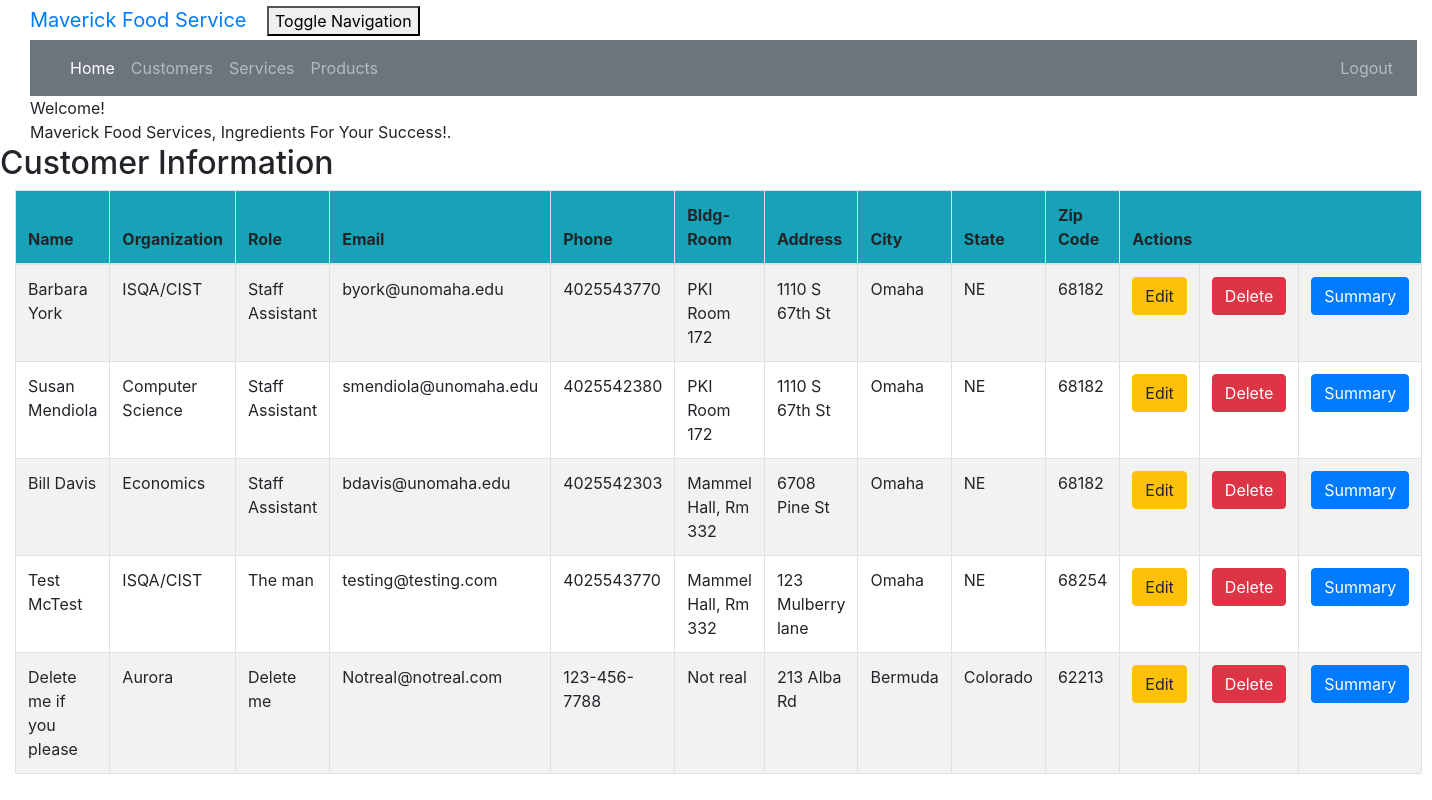
/customer_list (signed in), run on the app's committed database.
### crm/models.py (models this page shows, shortened)
class Customer(models.Model):
        cust_name = models.CharField(max_length=50)
        email = models.EmailField(max_length=100)
        phone = models.CharField(max_length=20)
        bldgroom = models.CharField(max_length=100)
        address = models.CharField(max_length=200)
        city = models.CharField(max_length=50)
        state = models.CharField(max_length=50)
        zipcode = models.CharField(max_length=10)
        organization = models.CharField(max_length=100)
        role = models.CharField(max_length=100)

### crm/views.py (the view)
# urls.py: path('customer_list', views.customer_list, name='customer_list'),
@login_required
def customer_list(request):
    customer = Customer.objects.filter()
    return render(request, 'crm/customer_list.html',
                  {'customers': customer})

### crm/templates/crm/customer_list.html (shortened to what this page needs)
<!DOCTYPE html>
<html lang="en">
{% extends 'crm/base.html' %}
{% block content %}
    <html>
    <head>
    </head>
    <body class="bodylist">
    <div class="container">
        <div class="panel panel-primary">
            <div class="panel-heading">Welcome!</div>
            <div class="panel-body">
                Maverick Food Services, Ingredients For Your Success!.
            </div>
        </div>
    </div>
    <div class="row">
        <h2>Customer Information</h2>
    </div>
    <div>
        <table class="table table-striped table-bordered table-hover w-auto">
            <thead>
            <tr class="bg-info">
                <th>Name</th>
                <th>Organization</th>
                <th>Role</th>
                <th>Email</th>
                <th>Phone</th>
                <th>Bldg-Room</th>
                <th>Address</th>
                <th>City</th>
                <th>State</th>
                <th>Zip Code</th>
                <th colspan="3">Actions</th>
            </tr>
            </thead>
            <tbody>
            {% for customer in customers %}
                <tr>
                    <td>{{ customer.cust_name }}</td>
                    <td>{{ customer.organization }}</td>
                    <td>{{ customer.role }}</td>
                    <td>{{ customer.email }}</td>
                    <td>{{ customer.phone }}</td>
                    <td>{{ customer.bldgroom }}</td>
                    <td>{{ customer.address }}</td>
                    <td>{{ customer.city }}</td>
                    <td>{{ customer.state }}</td>
                    <td>{{ customer.zipcode }}</td>
                    <td><a href="{% url 'crm:customer_edit' pk=customer.pk %}"
                           class="btn btn-warning">Edit</a></td>
                    <td><a href="{% url 'crm:customer_delete' pk=customer.pk %}"
                           onclick="return confirm('Are you sure you want to delete?')"
                           class="btn btn-danger">Delete</a>
                    </td>
                    <td><a href="{% url 'crm:summary' pk=customer.pk %}"
                           class="btn btn-primary">Summary</a>
                    </td>
                </tr>
            {% endfor %}
            </tbody>
        </table>
    </div>
    </body>
    </html>
{% endblock %}

### crm/static/css/portfolio.css (style rules this page uses)
body { padding-left: 15px; }

### data on the page
Customer: cust_name "Barbara York", organization "ISQA/CIST", role "Staff Assistant", email "byork@unomaha.edu", phone "4025543770", bldgroom "PKI Room 172", address "1110 S 67th St", city "Omaha", state "NE", zipcode "68182"
Customer: cust_name "Susan Mendiola", organization "Computer Science", role "Staff Assistant", email "smendiola@unomaha.edu", phone "4025542380", bldgroom "PKI Room 172", address "1110 S 67th St", city "Omaha", state "NE", zipcode "68182"
Customer: cust_name "Bill Davis", organization "Economics", role "Staff Assistant", email "bdavis@unomaha.edu", phone "4025542303", bldgroom "Mammel Hall, Rm 332", address "6708 Pine St", city "Omaha", state "NE", zipcode "68182"
Customer: cust_name "Test McTest", organization "ISQA/CIST", role "The man", email "testing@testing.com", phone "4025543770", bldgroom "Mammel Hall, Rm 332", address "123 Mulberry lane", city "Omaha", state "NE", zipcode "68254"
Customer: cust_name "Delete me if you please", organization "Aurora", role "Delete me", email "Notreal@notreal.com", phone "123-456-7788", bldgroom "Not real", address "213 Alba Rd", city "Bermuda", state "Colorado", zipcode "62213"
